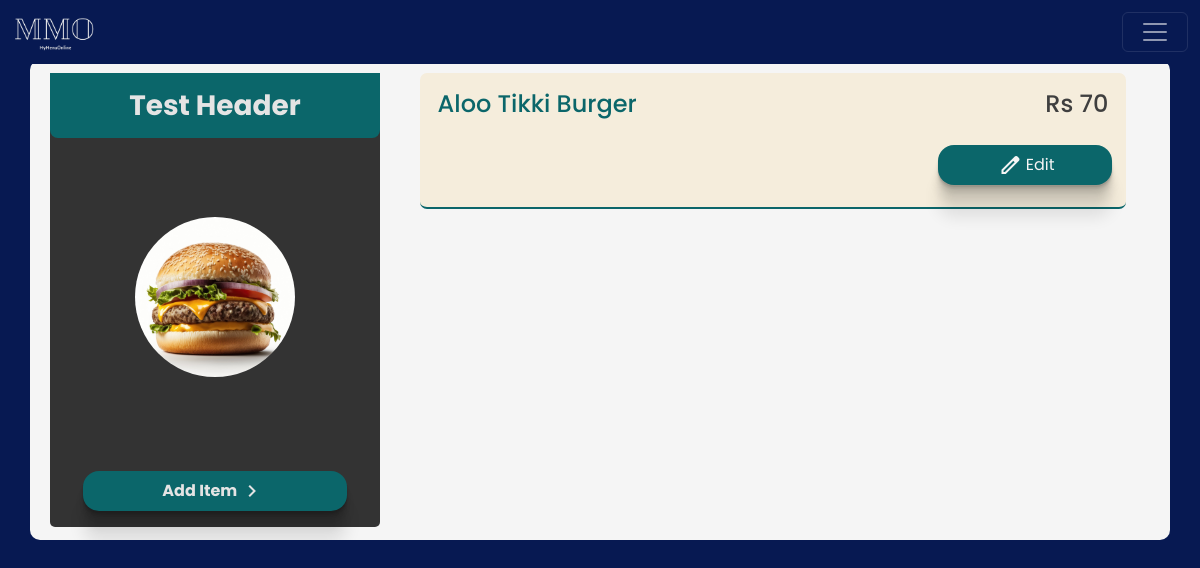
Before: /client/items/category=42/ (signed in) with the older database file.
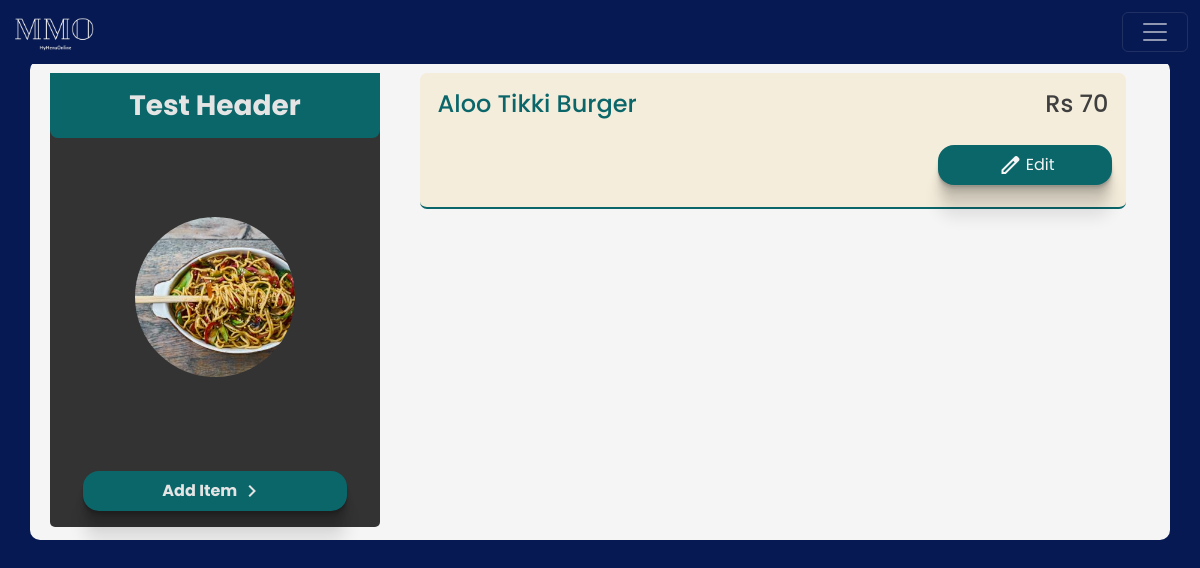
After: the same page with the newer database file.
### client/models.py (models this page shows, shortened)
class Header(models.Model):
    header_text = models.CharField(max_length=100)
    image = models.ImageField(upload_to='images', height_field=None, width_field=None, max_length=None, blank=True, null=True)
    menu = models.ForeignKey(Menu, on_delete=models.CASCADE, related_name='headers')
    description = models.CharField(max_length=50, blank= True, default="")

### client/views.py (the view)
# urls.py: path('items/category=<int:id>/', views.itemList, name= 'itemList'),
@login_required
@menu_creation
def itemList(request, id):
    try:
        header = Header.objects.get(id = id)
    except:
        return HttpResponse('404 page not found')
    if header.menu.user == request.user:
        items = Item.objects.filter(header= header).order_by('price')
        print(items)
        data = {
            'header' : header,
            'items': items,
        }
        return render(request, 'client/itemList.html',data )
    else:
        return HttpResponse('You are not authorized to view this page')

### client/models.py (called while the page is built)
    def __str__(self):
        return f'{self.item_name}  {self.price}'

### client/views.py (called while the page is built)
def menu_creation(view_func, verification_url="/client/menucreation/"):
    @functools.wraps(view_func)
    def wrapper(request, *args, **kwargs):
        if Menu.objects.filter(user=request.user).exists():
            return view_func(request, *args, **kwargs)
        messages.info(request, "create menu first")
        print("create menu first")
        return redirect(verification_url)
    return wrapper

### templates/client/itemList.html (shortened to what this page needs)
{% load static %}
<!doctype html>
<html lang="en">
  <head>
    <link rel="stylesheet" href="{% static 'css/styleAdmin.css' %}">
    <link href="https://cdn.jsdelivr.net/npm/bootstrap@5.3.1/dist/css/bootstrap.min.css" rel="stylesheet">
  </head>
  <body>
    {% include 'client/navBar.html' %}
      <div class="container  flexCol">
        <div class="cateloginList ">
          <h3>{{header.header_text}}</h3>
          {% if header.image %}
          <img src="{{header.image.url}}" alt="">
          {% else %}
          <img src="{% static 'img/burger.jpg' %}" alt="">
          {% endif %}
          <p class="myActionButton" onclick="parent.location.href='/client/items/category={{header.id}}/add'"> Add Item<span class="material-symbols-outlined">
            </span></p>
        </div>
        <div class="itemListScroll">
          {% for item in items %}
          <div class="myListItem itermListBlock">
         <div class="itermList">
           <h4 class="makeBoldColor">{{item.item_name}}</h4>
           <h4>Rs   {{item.price}}</h4>
          </div>
          <div class="categoryButton listnewItem">
            <p onclick="parent.location.href='/client/items/category={{header.id}}/edit/item={{item.id}}'" > <span class="material-symbols-outlined">
            </span>Edit</p>
          </div>
     </div>
     {% endfor %}
</div>
</div>
</body>
</html>

Changed rows visible on the page:
changed Header "Test Header": image: picture added
